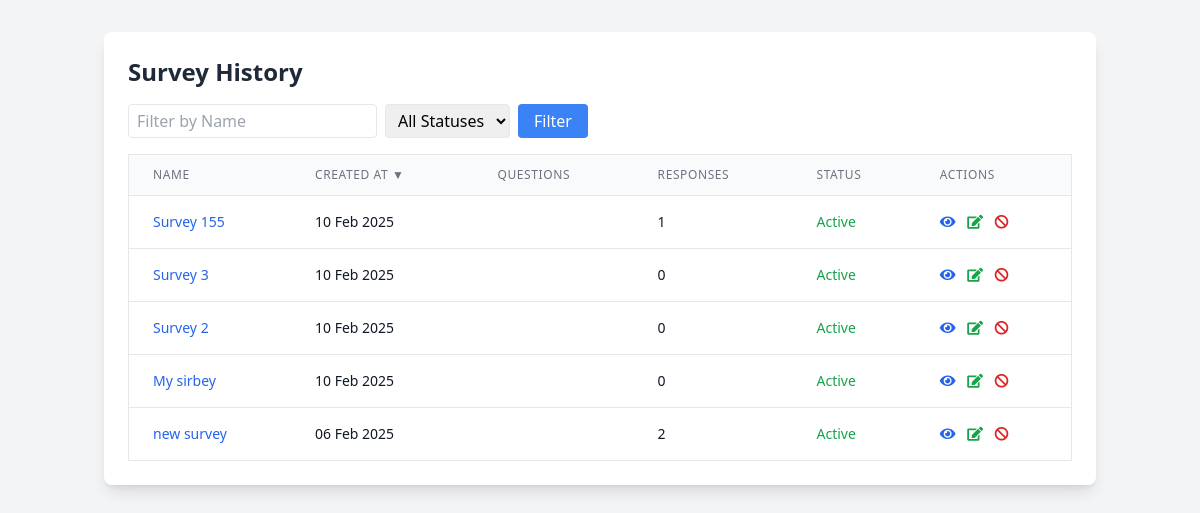
Before: /survey/survey/history/ (signed in) with the older database file.
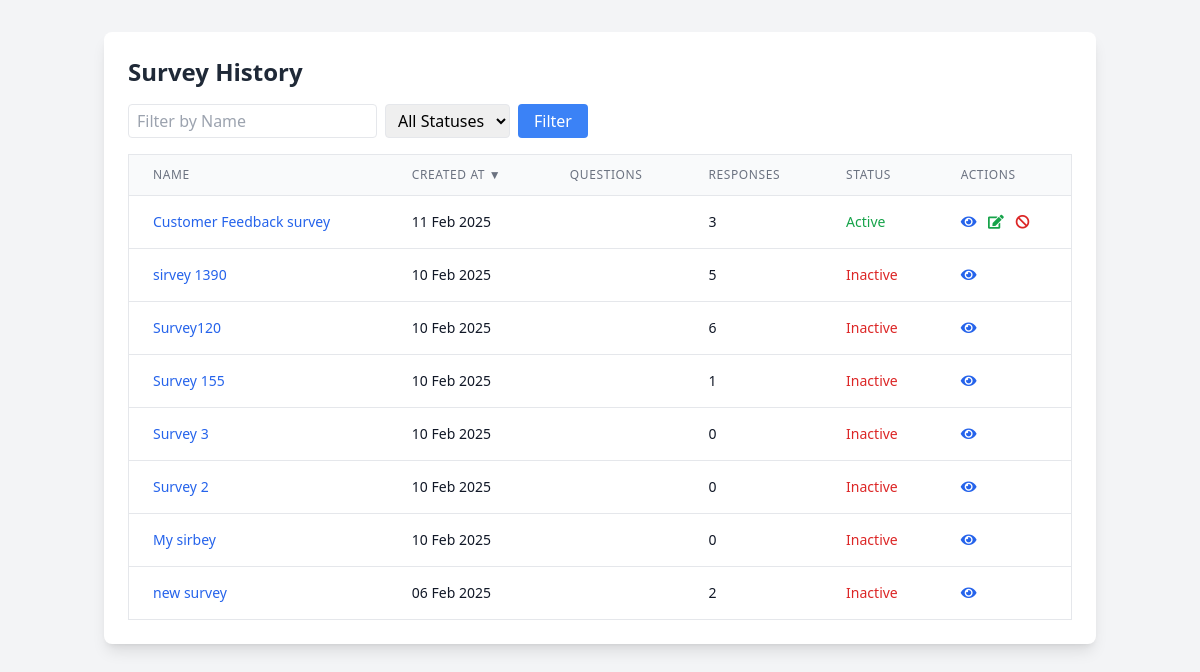
After: the same page with the newer database file.
### surveys/models.py (models this page shows, shortened)
class Survey(models.Model):
    title = models.CharField(max_length=200)
    description = models.TextField(blank=True, null=True)
    user = models.ForeignKey(
        settings.AUTH_USER_MODEL,
        on_delete=models.CASCADE,
        related_name='surveys',
        null=True  # Allow existing surveys to remain
    )
    created_at = models.DateTimeField(auto_now_add=True)
    updated_at = models.DateTimeField(auto_now=True)
    unique_link = models.CharField(max_length=16, unique=True, blank=True)
    external_link = models.CharField(max_length=16, unique=True, blank=True, null=True)
    max_external_responses = models.PositiveIntegerField(null=True, blank=True)
    external_response_count = models.PositiveIntegerField(default=0)
    is_active = models.BooleanField(default=True)  # New field to track survey activation status
    expiry_datetime = models.DateTimeField(null=True, blank=True)
    is_expired = models.BooleanField(default=False)

### surveys/views.py (the view)
# urls.py: path('survey/history/', SurveyHistoryView.as_view(), name='survey_history'),
class SurveyHistoryView(LoginRequiredMixin, View):
    def get(self, request):
        sort_by = request.GET.get('sort', 'created_at')
        sort_order = request.GET.get('order', 'desc')
        name_filter = request.GET.get('name', '')
        status_filter = request.GET.get('status', '')
        surveys = Survey.objects.filter(user=request.user)
        if name_filter:
            surveys = surveys.filter(title__icontains=name_filter)
        if status_filter:
            surveys = surveys.filter(is_active=(status_filter == 'active'))
        if sort_order == 'asc':
            surveys = surveys.order_by(sort_by)
        else:
            surveys = surveys.order_by(f'-{sort_by}')
        surveys = surveys.annotate(
            num_responses=Count('responses'),
        )
        context = {
            'surveys': surveys,
            'sort_by': sort_by,
            'sort_order': sort_order,
            'name_filter': name_filter,
            'status_filter': status_filter,
        }
        return render(request, 'surveys/survey_history.html', context)

### templates/surveys/survey_history.html (shortened to what this page needs)
<!DOCTYPE html>
<html lang="en">
<head>
    <script src="https://cdn.tailwindcss.com"></script>
    <link rel="stylesheet" href="https://cdnjs.cloudflare.com/ajax/libs/font-awesome/5.15.4/css/all.min.css">
</head>
<body class="bg-gray-100 min-h-screen">
    <div class="container mx-auto px-4 py-8">
        <div class="bg-white rounded-lg shadow-lg p-6">
            <h2 class="text-2xl font-semibold text-gray-800 mb-4">Survey History</h2>
            <form method="get" class="mb-4 flex space-x-2">
                <input type="text" name="name" placeholder="Filter by Name"
                       value="{{ name_filter }}"
                       class="px-2 py-1 border rounded">
                <select name="status" class="px-2 py-1 border rounded">
                    <option value="">All Statuses</option>
                </select>
                <button type="submit" class="px-4 py-1 bg-blue-500 text-white rounded">Filter</button>
            </form>
            <div class="overflow-x-auto">
                <table class="min-w-full bg-white border border-gray-200">
                    <thead>
                        <tr class="bg-gray-50">
                            <th class="px-6 py-3 border-b border-gray-200 text-left text-xs leading-4 font-medium text-gray-500 uppercase tracking-wider">
                                <a href="?sort=title&order={% if sort_by == 'title' and sort_order == 'asc' %}desc{% else %}asc{% endif %}">
                                    Name
                                </a>
                            </th>
                            <th class="px-6 py-3 border-b border-gray-200 text-left text-xs leading-4 font-medium text-gray-500 uppercase tracking-wider">
                                <a href="?sort=created_at&order={% if sort_by == 'created_at' and sort_order == 'asc' %}desc{% else %}asc{% endif %}">
                                    Created At
                                    {% if sort_by == 'created_at' %}
                                        {% if sort_order == 'asc' %}▲{% else %}▼{% endif %}
                                    {% endif %}
                                </a>
                            </th>
                            <th class="px-6 py-3 border-b border-gray-200 text-left text-xs leading-4 font-medium text-gray-500 uppercase tracking-wider">
                                <a href="?sort=num_questions&order={% if sort_by == 'num_questions' and sort_order == 'asc' %}desc{% else %}asc{% endif %}">
                                    Questions
                                </a>
                            </th>
                            <th class="px-6 py-3 border-b border-gray-200 text-left text-xs leading-4 font-medium text-gray-500 uppercase tracking-wider">
                                <a href="?sort=num_responses&order={% if sort_by == 'num_responses' and sort_order == 'asc' %}desc{% else %}asc{% endif %}">
                                    Responses
                                </a>
                            </th>
                            <th class="px-6 py-3 border-b border-gray-200 text-left text-xs leading-4 font-medium text-gray-500 uppercase tracking-wider">
                                <a href="?sort=is_active&order={% if sort_by == 'is_active' and sort_order == 'asc' %}desc{% else %}asc{% endif %}">
                                    Status
                                </a>
                            </th>
                            <th class="px-6 py-3 border-b border-gray-200 text-left text-xs leading-4 font-medium text-gray-500 uppercase tracking-wider">Actions</th>
                        </tr>
                    </thead>
                    <tbody class="bg-white divide-y divide-gray-200">
                        {% for survey in surveys %}
                        <tr class="hover:bg-gray-50">
                            <td class="px-6 py-4 whitespace-nowrap text-sm text-gray-900">
                                <a href="{% url 'surveys:survey_detail' survey.id %}" class="text-blue-600 hover:text-blue-800">
                                    {{ survey.title }}
                                </a>
                            </td>
                            <td class="px-6 py-4 whitespace-nowrap text-sm text-gray-900">
                                {{ survey.created_at|date:"d M Y" }}
                            </td>
                            <td class="px-6 py-4 whitespace-nowrap text-sm text-gray-900">
                            </td>
                            <td class="px-6 py-4 whitespace-nowrap text-sm text-gray-900">
                                {{ survey.num_responses }}
                            </td>
                            <td class="px-6 py-4 whitespace-nowrap text-sm text-gray-900">
                                <span class="{% if survey.is_active %}text-green-600{% else %}text-red-600{% endif %}">
                                    {{ survey.is_active|yesno:"Active,Inactive" }}
                                </span>
                            </td>
                            <td class="px-6 py-4 whitespace-nowrap text-sm text-gray-900 space-x-2">
                                <a href="{% url 'surveys:survey_detail' survey.id %}" class="text-blue-600 hover:text-blue-800" title="View Details">
                                    <i class="fas fa-eye"></i>
                                </a>
                                {% if survey.is_active %}
                                <a href="{% url 'surveys:edit_survey' survey.id %}" class="text-green-600 hover:text-green-800" title="Edit Survey">
                                    <i class="fas fa-edit"></i>
                                </a>
                                <form method="post" action="{% url 'surveys:deactivate_survey' survey.id %}" style="display:inline;">
                                    <button type="submit" class="text-red-600 hover:text-red-800" title="Deactivate Survey">
                                        <i class="fas fa-ban"></i>
                                    </button>
                                </form>
                                {% endif %}
                            </td>
                        </tr>
                        {% empty %}
                        <tr>
                            <td colspan="6" class="text-center py-4 text-gray-500">
                                No surveys found.
                            </td>
                        </tr>
                        {% endfor %}
                    </tbody>
                </table>
            </div>
        </div>
    </div>
</body>
</html>

Changed rows visible on the page:
added Survey: title "Customer Feedback survey", created_at "11 Feb 2025", num_responses "3", is_active "Active"
added Survey: title "sirvey 1390", created_at "10 Feb 2025", num_responses "5", is_active "Inactive"
added Survey: title "Survey120", created_at "10 Feb 2025", num_responses "6", is_active "Inactive"
changed Survey "Survey 155": is_active "Active" → "Inactive"
changed Survey "Survey 3": is_active "Active" → "Inactive"
changed Survey "Survey 2": is_active "Active" → "Inactive"
changed Survey "My sirbey": is_active "Active" → "Inactive"
changed Survey "new survey": is_active "Active" → "Inactive"
